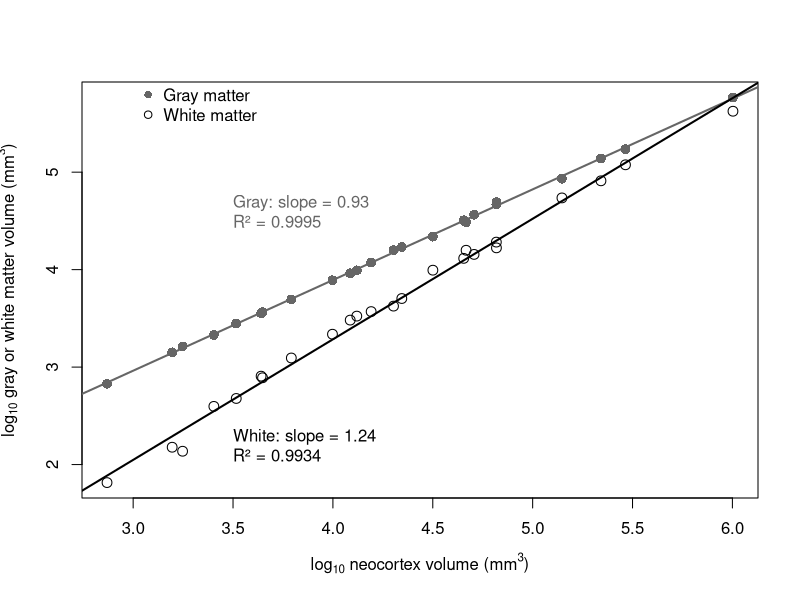
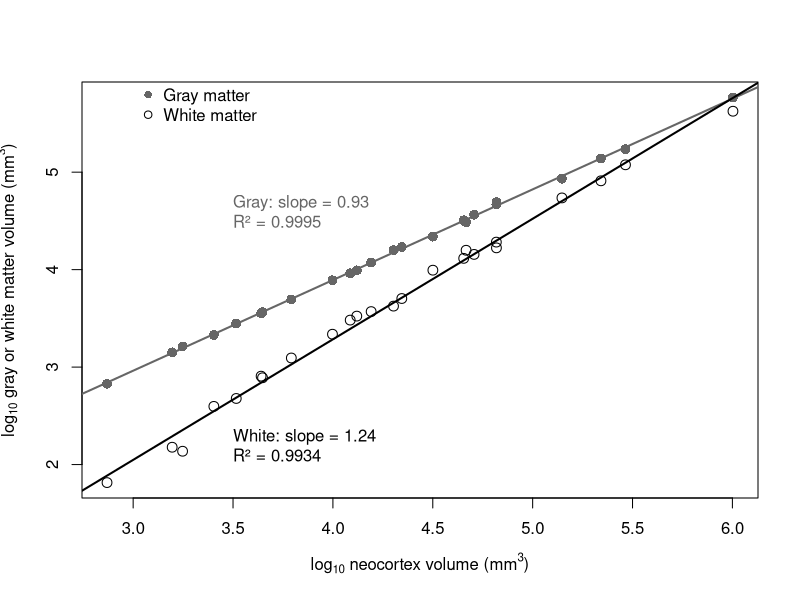

Generate these figures, in order, with R:
# ------------------------------------------------------------
# plot_neocortex_traits.R
# Comparative neuroanatomy background plot (clean version)
# ------------------------------------------------------------

# Set working directory
setwd(local({ d <- normalizePath(getwd()); while (!file.exists(file.path(d, ".git")) && dirname(d) != d) d <- dirname(d); d }))  # repo root (portable; replaces hardcoded path -- see R/project_root.R)

# Load data
df <- read.csv("data_raw/Stephan_primates.csv", stringsAsFactors = FALSE)

# ---- Prepare variables ----
df$logNeo   <- log10(df$NeoWG)
df$logGray  <- log10(df$NeoG_Frahm)
df$logWhite <- log10(df$NeoW_Frahm)

# Subset complete cases
dG <- subset(df, !is.na(logNeo) & !is.na(logGray))
dW <- subset(df, !is.na(logNeo) & !is.na(logWhite))

# ---- Fit regressions ----
fitG <- lm(logGray ~ logNeo, data = dG)
fitW <- lm(logWhite ~ logNeo, data = dW)

coefG <- coef(fitG)
coefW <- coef(fitW)

r2G <- summary(fitG)$r.squared
r2W <- summary(fitW)$r.squared

# ---- Labels (2 significant figures, slope-focused) ----
labelG <- paste0(
  "Gray: slope = ", signif(coefG[2], 3),
  "\nR² = ", signif(r2G, 4)
)

labelW <- paste0(
  "White: slope = ", signif(coefW[2], 3),
  "\nR² = ", signif(r2W, 4)
)

# ---- Output folder ----
dir.create("figs/traits", recursive = TRUE, showWarnings = FALSE)

# ---- Draw routine (base graphics; replayed once per device) ----
# Wrapped in a function so the identical plot can be written to every device
# without relying on dev.copy() of an interactive window (which is a fragile
# "snapshot" and fails when the script is run head-less via Rscript).
draw_neocortex_plot <- function() {
  plot(NULL,
       xlim = range(df$logNeo, na.rm = TRUE),
       ylim = range(c(df$logGray, df$logWhite), na.rm = TRUE),
       xlab = expression(log[10]*" neocortex volume (mm"^3*")"),
       ylab = expression(log[10]*" gray or white matter volume (mm"^3*")"))

  # Points
  points(dG$logNeo, dG$logGray,
         pch = 16, col = "grey40", cex = 1.3)
  points(dW$logNeo, dW$logWhite,
         pch = 1, col = "black", cex = 1.3)

  # Regression lines (match aesthetics)
  abline(fitG, col = "grey40", lwd = 2)
  abline(fitW, col = "black", lwd = 2)

  # Text labels (matched to data)
  text(3.5, 4.6, labelG, col = "grey40", adj = 0)
  text(3.5, 2.2, labelW, col = "black", adj = 0)

  # Legend
  legend(x = 3, y = 6,
         legend = c("Gray matter", "White matter"),
         pch = c(16, 1),
         col = c("grey40", "black"),
         bty = "n")
}

# ---- Optional interactive preview ----
if (interactive()) {
  dev.new()
  draw_neocortex_plot()
}

# ---- SAVE: raster for slides (PNG) + vector for print/PDF ----
png("figs/traits/neocortex_gray_white.png",
    width = 800, height = 600)
draw_neocortex_plot()
dev.off()

# cairo_pdf embeds the Unicode superscripts / R^2 glyph reliably.
cairo_pdf("figs/traits/neocortex_gray_white.pdf",
          width = 8, height = 6)
draw_neocortex_plot()
dev.off()
